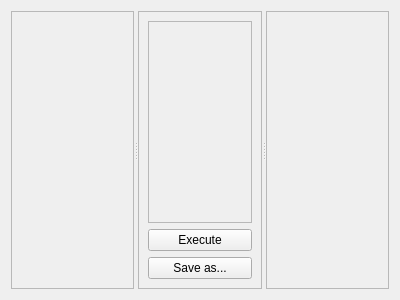
<?xml version="1.0" encoding="UTF-8"?>
<ui version="4.0">
 <class>MultiProcessing</class>
 <widget class="QWidget" name="MultiProcessing">
  <property name="geometry">
   <rect>
    <x>0</x>
    <y>0</y>
    <width>400</width>
    <height>300</height>
   </rect>
  </property>
  <property name="windowTitle">
   <string>Form</string>
  </property>
  <layout class="QHBoxLayout" name="horizontalLayout">
   <item>
    <widget class="QSplitter" name="splitter">
     <property name="orientation">
      <enum>Qt::Horizontal</enum>
     </property>
     <widget class="astro::ImageData" name="input">
      <property name="frameShape">
       <enum>QFrame::StyledPanel</enum>
      </property>
      <property name="frameShadow">
       <enum>QFrame::Raised</enum>
      </property>
     </widget>
     <widget class="QFrame" name="frame">
      <property name="frameShape">
       <enum>QFrame::StyledPanel</enum>
      </property>
      <property name="frameShadow">
       <enum>QFrame::Raised</enum>
      </property>
      <layout class="QVBoxLayout" name="verticalLayout">
       <item>
        <widget class="QScrollArea" name="scrollArea">
         <property name="widgetResizable">
          <bool>true</bool>
         </property>
         <widget class="QWidget" name="scrollAreaWidgetContents">
          <property name="geometry">
           <rect>
            <x>0</x>
            <y>0</y>
            <width>104</width>
            <height>180</height>
           </rect>
          </property>
          <layout class="QVBoxLayout" name="contentLayout"/>
         </widget>
        </widget>
       </item>
       <item>
        <widget class="QPushButton" name="execute">
         <property name="text">
          <string>Execute</string>
         </property>
        </widget>
       </item>
       <item>
        <widget class="QPushButton" name="saveAs">
         <property name="text">
          <string>Save as...</string>
         </property>
        </widget>
       </item>
      </layout>
     </widget>
     <widget class="astro::ImageData" name="output">
      <property name="frameShape">
       <enum>QFrame::StyledPanel</enum>
      </property>
      <property name="frameShadow">
       <enum>QFrame::Raised</enum>
      </property>
     </widget>
    </widget>
   </item>
  </layout>
 </widget>
 <customwidgets>
  <customwidget>
   <class>astro::ImageData</class>
   <extends>QFrame</extends>
   <header location="global">Common/imagedata.h</header>
   <container>1</container>
  </customwidget>
 </customwidgets>
 <resources/>
 <connections/>
</ui>
